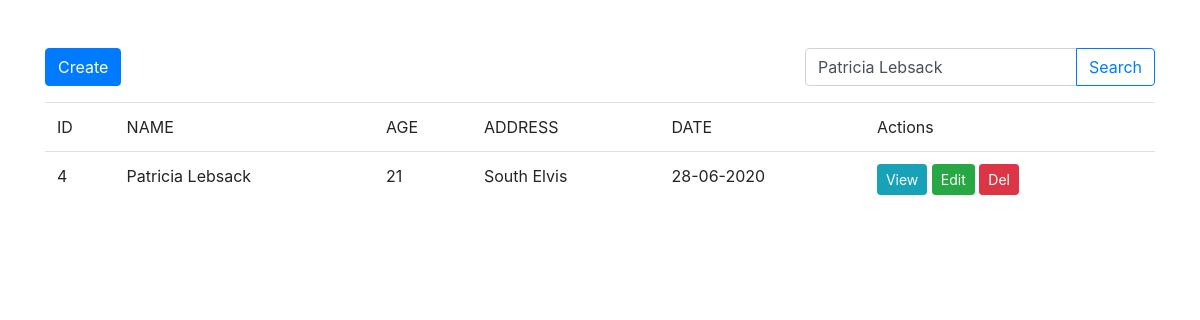
/index.php?name=Patricia Lebsack, run on the app's committed database.
### tables this page shows
CREATE TABLE `users` (
  `id` int(11) NOT NULL,
  `name` varchar(200) NOT NULL,
  `age` int(11) NOT NULL,
  `address` text NOT NULL,
  `date` datetime NOT NULL DEFAULT CURRENT_TIMESTAMP
);

### index.php (the view, shortened to what this page needs)
<?php
require 'core/init.php';
$search = $_GET['name'] ?? '';
if($search) {
    $sql = "SELECT * FROM users WHERE name like'%$search%'";
} else {
    $sql = 'SELECT * FROM users';
}
$result = mysqli_query($conn, $sql);
$users = mysqli_fetch_all($result, MYSQLI_ASSOC);
?>
<?php include 'layouts/header.php'?>
<div class="container mt-5">
    <div class="row">
        <div class="col-md-8">
            <a href="create.php" class="btn btn-primary">
                Create
            </a>
        </div>
        <div class="col-md-4">
            <form>
                <div class="input-group mb-3">
                    <input type="text" name="name" value="<?php echo $search ?? '' ?>"
                     class="form-control" placeholder="Search by name...">
                    <div class="input-group-append">
                        <button class="btn btn-outline-primary" type="submit">Search</button>
                    </div>
                </div>
            </form>
        </div>
    </div>
    <div class="row">
        <div class="col-md-12">
            <table class="table">
                <thead>
                    <tr>
                        <td>ID</td>
                        <td>NAME</td>
                        <td>AGE</td>
                        <td>ADDRESS</td>
                        <td>DATE</td>
                        <td>Actions</td>
                    </tr>
                </thead>
                <tbody>
                    <?php foreach($users as $user): ?>
                    <tr>
                        <td><?php echo $user['id']; ?></td>
                        <td><?php echo $user['name']; ?></td>
                        <td><?php echo $user['age']; ?></td>
                        <td><?php echo $user['address']; ?></td>
                        <td><?php echo date('d-m-Y', strtotime($user['date'])); ?></td>
                        <td>
                            <a href="show.php?id=<?php echo $user['id']; ?>" class="btn btn-info btn-sm">View</a>
                            <a href="edit.php?id=<?php echo $user['id']; ?>" class="btn btn-success btn-sm">Edit</a>
                            <a href="delete.php?id=<?php echo $user['id']; ?>" id="delete-user" class="btn btn-danger btn-sm">Del</a>
                        </td>
                    </tr>
                    <?php endforeach; ?>
                </tbody>
            </table>
        </div>
    </div>
</div>
<?php include 'layouts/footer.php'?>

### data on the page
users: id "4", name "Patricia Lebsack", age "21", address "South Elvis", date "28-06-2020"
